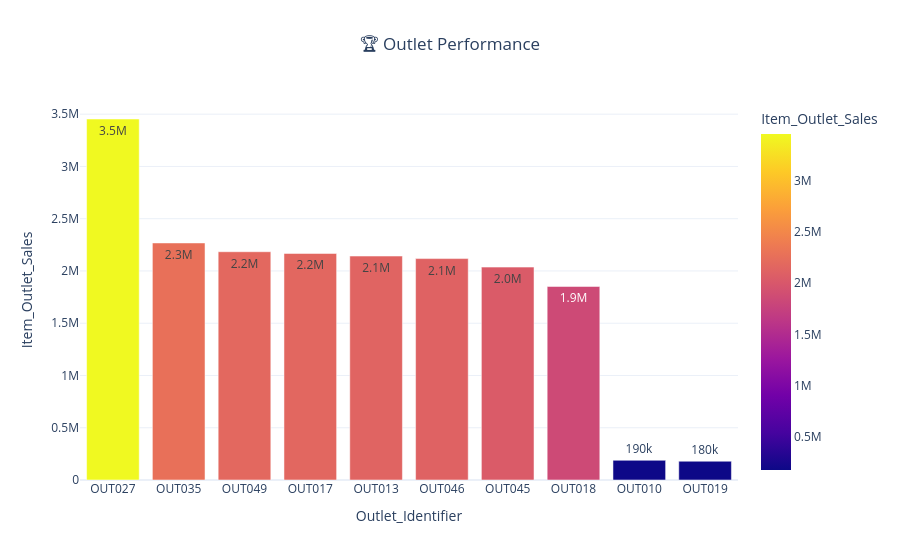

Notebook source saved alongside this figure:
### Markdown cell above
## 9. Outlet Performance

### Code cell
outlet_performance = (
    data.groupby("Outlet_Identifier")["Item_Outlet_Sales"]
    .sum()
    .sort_values(ascending=False)
    .reset_index()
)

fig = px.bar(
    outlet_performance,
    x="Outlet_Identifier",
    y="Item_Outlet_Sales",
    color="Item_Outlet_Sales",
    text_auto=".2s",
    title="🏆 Outlet Performance",
    template="plotly_white"
)

fig.update_layout(title_x=0.5)

fig.show()

### Figure 1 — Plotly figure (JSON) as saved in the notebook; plotly's stock layout.template omitted (floating-point values rounded to 4 significant figures)
{"data": [{"hovertemplate": "Outlet_Identifier=%{x}<br>Item_Outlet_Sales=%{marker.color}<extra></extra>", "legendgroup": "", "marker": {"color": [3454000.0, 2268000.0, 2184000.0, 2167000.0, 2143000.0, 2118000.0, 2037000.0, 1852000.0, 188300.0, 179700.0], "coloraxis": "coloraxis", "pattern": {"shape": ""}}, "name": "", "orientation": "v", "showlegend": false, "textposition": "auto", "texttemplate": "%{y:.2s}", "type": "bar", "x": ["OUT027", "OUT035", "OUT049", "OUT017", "OUT013", "OUT046", "OUT045", "OUT018", "OUT010", "OUT019"], "xaxis": "x", "y": [3454000.0, 2268000.0, 2184000.0, 2167000.0, 2143000.0, 2118000.0, 2037000.0, 1852000.0, 188300.0, 179700.0], "yaxis": "y"}], "layout": {"barmode": "relative", "coloraxis": {"colorbar": {"title": {"text": "Item_Outlet_Sales"}}, "colorscale": [[0, "#0d0887"], [0.1111, "#46039f"], [0.2222, "#7201a8"], [0.3333, "#9c179e"], [0.4444, "#bd3786"], [0.5556, "#d8576b"], [0.6667, "#ed7953"], [0.7778, "#fb9f3a"], [0.8889, "#fdca26"], [1, "#f0f921"]]}, "legend": {"tracegroupgap": 0}, "title": {"text": "🏆 Outlet Performance", "x": 0.5}, "xaxis": {"anchor": "y", "domain": [0, 1], "title": {"text": "Outlet_Identifier"}}, "yaxis": {"anchor": "x", "domain": [0, 1], "title": {"text": "Item_Outlet_Sales"}}}}
